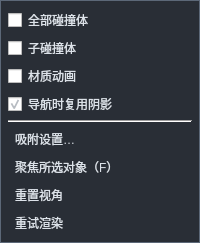
<?xml version="1.0" encoding="UTF-8"?>
<ui version="4.0">
 <class>SceneToolbarPopup</class>
 <widget class="QWidget" name="SceneToolbarPopup">
  <property name="accessibleName"><string>更多场景工具</string></property>
  <property name="minimumSize"><size><width>174</width><height>0</height></size></property>
  <property name="styleSheet">
   <string>QWidget#SceneToolbarPopup { background:#292e36; color:#dce2e9; border:1px solid #5c6878; }
QCheckBox { color:#dce2e9; spacing:6px; font-size:12px; }
QPushButton { color:#dce2e9; background:transparent; border:1px solid transparent; border-radius:3px; padding:2px 6px; text-align:left; font-size:12px; }
QPushButton:hover,QPushButton:focus { background:#414750; border-color:#626b77; }
QPushButton:disabled,QCheckBox:disabled { color:#76808b; }</string>
  </property>
  <layout class="QVBoxLayout" name="toolbarPopupLayout">
   <property name="spacing"><number>4</number></property>
   <property name="leftMargin"><number>8</number></property>
   <property name="topMargin"><number>8</number></property>
   <property name="rightMargin"><number>8</number></property>
   <property name="bottomMargin"><number>8</number></property>
   <item>
    <widget class="QCheckBox" name="allCollidersCheck">
     <property name="minimumSize"><size><width>0</width><height>24</height></size></property>
     <property name="toolTip">
      <string>默认显示所选对象的碰撞体。勾选后显示整个场景中活动且启用的碰撞体。</string>
     </property>
     <property name="text">
      <string>全部碰撞体</string>
     </property>
    </widget>
   </item>
   <item>
    <widget class="QCheckBox" name="childCollidersCheck">
     <property name="minimumSize"><size><width>0</width><height>24</height></size></property>
     <property name="toolTip">
      <string>显示所选对象的后代碰撞体。</string>
     </property>
     <property name="text">
      <string>子碰撞体</string>
     </property>
    </widget>
   </item>
   <item>
    <widget class="QCheckBox" name="materialPreviewCheck">
     <property name="minimumSize"><size><width>0</width><height>24</height></size></property>
     <property name="toolTip">
      <string>在编辑模式中连续预览水面等动态材质。</string>
     </property>
     <property name="text">
      <string>材质动画</string>
     </property>
    </widget>
   </item>
   <item>
    <widget class="QCheckBox" name="reuseNavigationShadowsCheck">
     <property name="minimumSize"><size><width>0</width><height>24</height></size></property>
     <property name="checked">
      <bool>true</bool>
     </property>
     <property name="toolTip">
      <string>自由镜头移动、滚动缩放或调整视口尺寸时复用阴影。操作结束后按新视角更新。</string>
     </property>
     <property name="text">
      <string>导航时复用阴影</string>
     </property>
    </widget>
   </item>
   <item>
    <widget class="Line" name="commandSeparator">
     <property name="orientation"><enum>Qt::Horizontal</enum></property>
    </widget>
   </item>
   <item>
    <widget class="QPushButton" name="snapMenuButton">
     <property name="minimumSize"><size><width>0</width><height>24</height></size></property>
     <property name="text"><string>吸附设置…</string></property>
    </widget>
   </item>
   <item>
    <widget class="QPushButton" name="focusMenuButton">
     <property name="minimumSize"><size><width>0</width><height>24</height></size></property>
     <property name="text"><string>聚焦所选对象（F）</string></property>
    </widget>
   </item>
   <item>
    <widget class="QPushButton" name="resetMenuButton">
     <property name="minimumSize"><size><width>0</width><height>24</height></size></property>
     <property name="text"><string>重置视角</string></property>
    </widget>
   </item>
   <item>
    <widget class="QPushButton" name="retryRenderButton">
     <property name="minimumSize"><size><width>0</width><height>24</height></size></property>
     <property name="text"><string>重试渲染</string></property>
    </widget>
   </item>
  </layout>
 </widget>
 <resources/>
 <connections/>
</ui>
